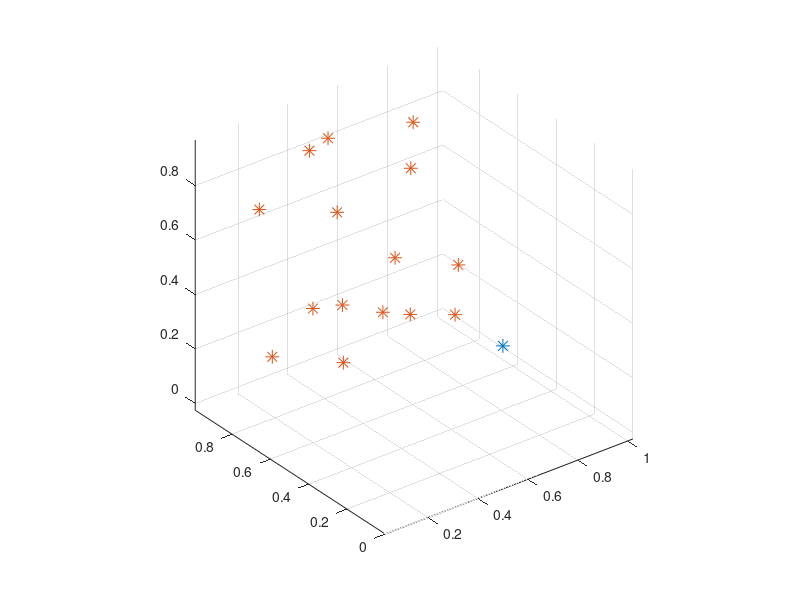

Write MATLAB code to recreate this figure.
close all
clear all
clc

% Number of order of bifurcation
n = 4;
% Setting random parameter
rp = 0.05;
% I don't randomize the y component, the direction along which i produce
% the bifurcations. This to not have to do out of bound controls

% Box lenght: unitary
L = 1;
% Initial point:
init = [0.5,0,0.5];

% y step size:
h_y = L/n;
% x step size:
h_x = L/(n-1);
% z step size
h_z = L/(n-2);

% Storing the points: (iteration 0)
points = init;

% First step: linear till the first next point (iteration 1)
new_point = [ init(1), init(2)+h_y, init(3)];
points = [points, new_point];   % I use the notation 'source' 'target'
% From the second iteration
for i = 2:n
    new_points = [];
    num_old_point_to_bifurcate = 2^(i-2);    
    for j = 0:num_old_point_to_bifurcate-1 %to set the indices in the proper way
    %If it is a an odd iteration, split on plane z
    if mod(i,2) == 0
        new_point1 = [points(end-j,4) - h_x/2 + rp*(-1+2*rand(1)), ...
                      points(end-j,5) + h_y + rp*(-1+2*rand(1)), ...
                      points(end-j,6) + rp*(-1+2*rand(1))];
        new_point2 = [points(end-j,4) + h_x/2 + rp*(-1+2*rand(1)), ...
                      points(end-j,5) + h_y + rp*(-1+2*rand(1)), ...
                      points(end-j,6) + rp*(-1+2*rand(1))];
    end
    % If it is an even iteration, split on plane x
    if mod(i,2) == 1
        new_point1 = [points(end-j,4) + rp*(-1+2*rand(1)), ...
                      points(end-j,5) + h_y + rp*(-1+2*rand(1)), ....
                      points(end-j,6) - h_z/2 + rp*(-1+2*rand(1))];
        new_point2 = [points(end-j,4) + rp*(-1+2*rand(1)), ...
                      points(end-j,5) + h_y + rp*(-1+2*rand(1)), ...
                      points(end-j,6) + h_z/2 + rp*(-1+2*rand(1))];
    end
    % Now we control wheter the new points are out of bound
    for k = 1:3
        if new_point1(1,k) - 1 < -1 %coordinate < 0
            new_point1(1,k) = 0;
        elseif new_point1(1,k) - 1 > 0 %coordinate > 1
            new_point1(1,k) = 1;
        end
        if new_point2(1,k) -1 < -1 %coordinate < 0
            new_point2(1,k) = 0;
        elseif new_point2(1,k) - 1 > 0 %coordinate > 1
            new_point2(1,k) = 1;            
        end
    end
    % Storing temporary points
    new_points = [new_points; points(end-j,4:6), new_point1];
    new_points = [new_points; points(end-j,4:6), new_point2];
    end
    % Storing all new points of this iteration
    points = [points; new_points];
end

% Plotting first point
plot3(points(1,1), points(1,2), points(1,3), '*', 'MarkerSize', 10)
% Plotting all other points
hold on
plot3(points(:,4), points(:,5), points(:,6), '*', 'MarkerSize', 10)
grid on
axis equal

% Printing the output on a txt file
dlmwrite('points.txt', points, 'delimiter', '\t', 'precision', '%.8f');